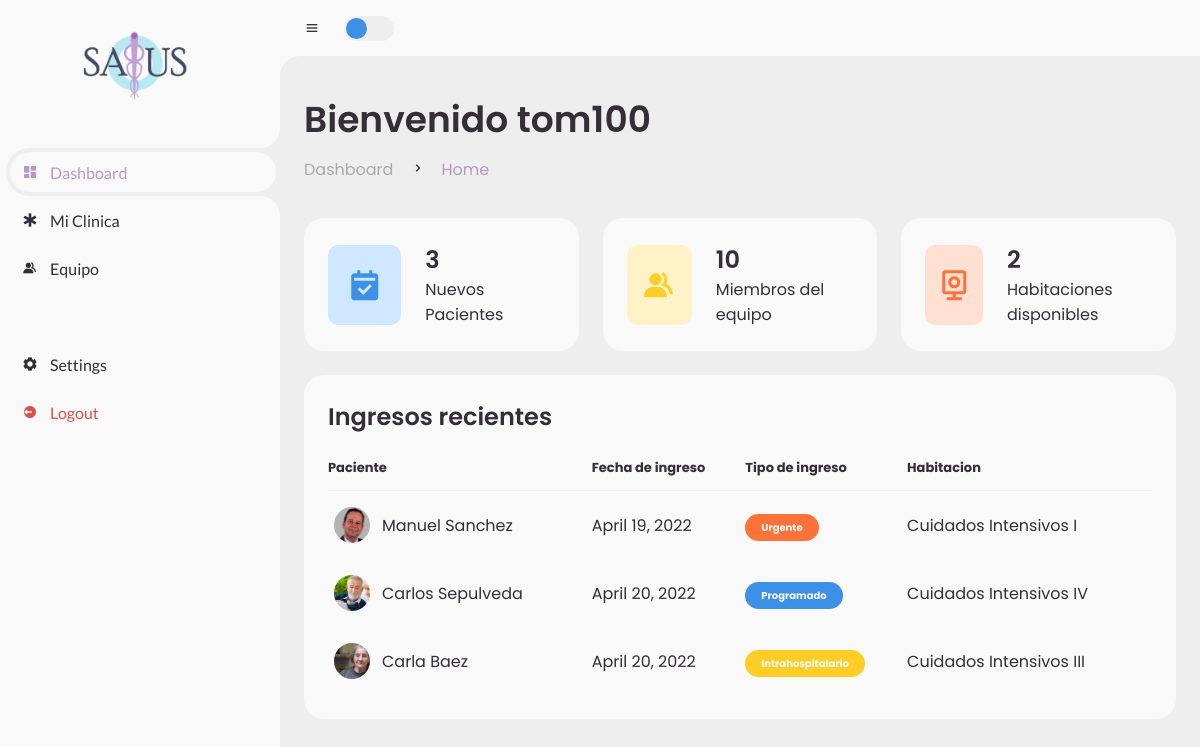
The app's page /salusApp/dashboard/ (signed in) with its own data.
### salusApp/models.py (models this page shows, shortened)
class User(AbstractBaseUser):
    email = models.EmailField(verbose_name="Email address", max_length=300, unique=True, default=None)
    username = models.CharField(max_length=20, unique=True)
    password = models.CharField(max_length=20)
    is_staff = models.BooleanField(default=True)
    is_active = models.BooleanField(default=False)
    is_super = models.BooleanField(default=False)
    USERNAME_FIELD = 'username'
    REQUIRED_FIELDS = ['email']
    objects = UserManager()
    @property
    def is_staff(self):
        "Is the user a member of staff?"
        return self.is_staff

class Patient(models.Model):
    person = models.ForeignKey(Person, on_delete=models.CASCADE)
    nurse = models.ForeignKey(Person, on_delete=models.DO_NOTHING, related_name="nurse")
    doctor = models.ForeignKey(Person, on_delete=models.DO_NOTHING, related_name="doctor")
    room = models.ForeignKey(Room, on_delete=models.DO_NOTHING)
    first_nameReference = models.CharField("Reference Person's first name", max_length=15)
    last_nameReference = models.CharField("Reference Person's last name", max_length=15)
    KinshipChoices = [
        ('H', "Esposo"), #H -> Husband
        ('A', "Amigo"),
        ('F', "Familiar")
    ]
    kinshipReference = models.CharField("Reference Person's kinshipness", choices=KinshipChoices, max_length=1)
    phone_reference = models.CharField("Reference person's phone number", max_length=15)
    bmi = models.FloatField("Person's BMI") #IMC
    weight_in_pounds = models.FloatField("Perons's Weight")
    height_in_meters = models.FloatField("Perons's Height")
    bloodTypes = [
        ('O+', 'O Positivo'),
        ('O-', 'O Negativo'),
        ('A+', 'A Positivo'),
        ('A-', 'A Negativo'),
        ('B+', 'B Positivo'),
        ('B-', 'B Negativo'),
        ('AB+','AB Positivo'),
        ('AB-','AB Negativo')
    ]
    bloodType = models.CharField(choices=bloodTypes, max_length=3)
    ars = models.CharField("Person's ARS type", max_length=15)
    join_date = models.DateField("Person's joining date")
    illness = models.CharField("Persons's illness", max_length=50)
    hospitalizationChoices = [
        ('U', "Urgente"),
        ('P', "Programado"),
        ('I', "Intrahospitalario")
    ]
    hospitalization = models.CharField("Patient's type of hospitalization", max_length=1, choices=hospitalizationChoices)

class Person(models.Model):
    first_name = models.CharField("Person's first name", max_length=30)
    last_name = models.CharField("Person's last name",max_length=30)
    photo = models.ImageField(blank=True, null=False, upload_to='salusApp/static/media/')
    age = models.IntegerField("Person's age")
    address = models.CharField("Person's address", max_length=100)
    sexoChoices = [
        ('M', "Masculino"),
        ('F', "Femenino")
    ]
    sex = models.CharField("Person's sex", choices=sexoChoices, max_length=1)
    phone = models.CharField("Person's phone", max_length=15)
    idNumber = models.CharField("Person's id", max_length=10) #Cedula
    isDoctor = models.BooleanField("Is this Person a doctor?")
    isNurse = models.BooleanField("Is this Person a nurse?")

class Room(models.Model):
    roomName = models.CharField(max_length=30)
    isAvailable = models.BooleanField(default=True)

### salusApp/views.py (the view)
# urls.py: path('dashboard/', views.dashboard, name='dashboard'),
@login_required()
def dashboard(request):
    contador_pacientes = len(Patient.objects.all()) if Patient.objects.all() else 0
    contador_miembros_equipo = len(Person.objects.filter(isNurse=True)) + len(Person.objects.filter(isDoctor=True))
    contador_habitaciones = len(Room.objects.all()) - len(Patient.objects.all())
    pacientes = Patient.objects.all()
    context = {
        "name":request.user,
        "contador_pacientes":contador_pacientes,
        "contador_miembros_equipo":contador_miembros_equipo,
        "contador_habitaciones":0,
        "pacientes":pacientes,
        "contador_habitaciones":contador_habitaciones,
        }
    return render(request, 'salusApp/dashboard-Home.html', context=context)

### salusApp/templates/salusApp/dashboard-Home.html
{% extends 'salusApp/dashboard_base.html' %}
{% load static %}
{% block content %}
        <main>
            <div class="head-title">
                <div class="left">
                    <h1>Bienvenido {{ name }}</h1>
                    <ul class="breadcrumb">
                        <li>
                            <a href="#">Dashboard</a>
                        </li>
                        <li><i class='bx bx-chevron-right'></i></li>
                        <li>
                            <a class="active" href="{% url 'dashboard' %}">Home</a>
                        </li>
                    </ul>
                </div>
            </div>
            <ul class="box-info">
                <li>
                    <i class='bx bxs-calendar-check'></i>
                    <span class="text">
						<h3>{{contador_pacientes}}</h3>
						<p>Nuevos Pacientes</p>
					</span>
                </li>
                <li>
                    <i class='bx bxs-group'></i>
                    <span class="text">
						<h3>{{contador_miembros_equipo}}</h3>
						<p>Miembros del equipo</p>
					</span>
                </li>
                <li>
                    <i class='bx bx-camera-home'></i>
                    <span class="text">
						<h3>{{contador_habitaciones}}</h3>
						<p>Habitaciones disponibles</p>
					</span>
                </li>
            </ul>
            <div class="table-data">
                <div class="order">
                    <div class="head">
                        <h3>Ingresos recientes</h3>
                    </div>
                    <table>
                        <thead>
                            <tr>
                                <th>Paciente</th>
                                <th>Fecha de ingreso</th>
                                <th>Tipo de ingreso</th>
                                <th>Habitacion</th>
                            </tr>
                        </thead>
                        <tbody>
                            {% for paciente in pacientes %}
                            <tr>
                                <td>
                                    <img src="{% static paciente.person.photo.url %}">
                                    <p>{{paciente.person.first_name}} {{paciente.person.last_name}}</p>
                                </td>
                                <td>{{paciente.join_date}}</td>
                                {% if paciente.hospitalization == 'U' %}
                                <td><span class="status pending">Urgente</span></td>
                                {% elif paciente.hospitalization == 'P' %}
                                <td><span class="status completed">Programado</span></td>
                                {% elif paciente.hospitalization == 'I' %}
                                <td><span class="status process">Intrahospitalario</span></td>
                                {% endif %}
                                <td>{{paciente.room.roomName}}</td>
                            </tr>
                            {% endfor %}
                        </tbody>
                    </table>
                </div>
            </div>
        </main>
    </section>
{% endblock content %}

### salusApp/static/salusApp/css/dashboard.css (style rules this page uses)
* { margin: 0; padding: 0; box-sizing: border-box; }
a { text-decoration: none; }
li { list-style: none; }
:root { --poppins: 'Poppins', sans-serif; --lato: 'Lato', sans-serif; --light: #F9F9F9; --blue: #3C91E6; --light-blue: #CFE8FF; --grey: #eee; --dark-grey: #AAAAAA; --dark: #342E37; --red: #DB504A; --yellow: #FFCE26; --light-yellow: #FFF2C6; --orange: #FD7238; --light-orange: #FFE0D3; }
html { overflow-x: hidden; }
body { background: var(--grey); overflow-x: hidden; }
#content main { width: 100%; padding: 36px 24px; font-family: var(--poppins); max-height: calc(100vh - 56px); overflow-y: auto; }
#content main .head-title { display: flex; align-items: center; justify-content: space-between; grid-gap: 16px; flex-wrap: wrap; }
#content main .head-title .left h1 { font-size: 36px; font-weight: 600; margin-bottom: 10px; color: var(--dark); }
#content main .head-title .left .breadcrumb { display: flex; align-items: center; grid-gap: 16px; }
#content main .head-title .left .breadcrumb li { color: var(--dark); }
#content main .head-title .left .breadcrumb li a { color: var(--dark-grey); pointer-events: none; }
#content main .head-title .left .breadcrumb li a.active { color: #B898C6 !important; pointer-events: unset; }
#content main .box-info { display: grid; grid-template-columns: repeat(auto-fit, minmax(240px, 1fr)); grid-gap: 24px; margin-top: 36px; }
#content main .box-info li { padding: 24px; background: var(--light); border-radius: 20px; display: flex; align-items: center; grid-gap: 24px; }
#content main .box-info li .bx { width: 80px; height: 80px; border-radius: 10px; font-size: 36px; display: flex; justify-content: center; align-items: center; }
#content main .box-info li:nth-child(1) .bx { background: var(--light-blue); color: var(--blue); }
#content main .box-info li:nth-child(2) .bx { background: var(--light-yellow); color: var(--yellow); }
#content main .box-info li:nth-child(3) .bx { background: var(--light-orange); color: var(--orange); }
#content main .box-info li .text h3 { font-size: 24px; font-weight: 600; color: var(--dark); }
#content main .box-info li .text p { color: var(--dark); }
#content main .table-data { display: flex; flex-wrap: wrap; grid-gap: 24px; margin-top: 24px; width: 100%; color: var(--dark); }
#content main .table-data>div { border-radius: 20px; background: var(--light); padding: 24px; overflow-x: auto; }
#content main .table-data .head { display: flex; align-items: center; grid-gap: 16px; margin-bottom: 24px; }
#content main .table-data .head h3 { margin-right: auto; font-size: 24px; font-weight: 600; }
#content main .table-data .order { flex-grow: 1; flex-basis: 500px; }
#content main .table-data .order table { width: 100%; border-collapse: collapse; }
#content main .table-data .order table th { padding-bottom: 12px; font-size: 13px; text-align: left; border-bottom: 1px solid var(--grey); }
#content main .table-data .order table td { padding: 16px 0; }
#content main .table-data .order table tr td:first-child { display: flex; align-items: center; grid-gap: 12px; padding-left: 6px; }
#content main .table-data .order table td img { width: 36px; height: 36px; border-radius: 50%; object-fit: cover; }
#content main .table-data .order table tr td .status { font-size: 10px; padding: 6px 16px; color: var(--light); border-radius: 20px; font-weight: 700; }
#content main .table-data .order table tr td .status.completed { background: var(--blue); }
#content main .table-data .order table tr td .status.process { background: var(--yellow); }
#content main .table-data .order table tr td .status.pending { background: var(--orange); }

### records on screen
User: username "tom100"
Patient: person.photo (picture), person.first_name "Manuel", person.last_name "Sanchez", join_date "April 19, 2022", hospitalization "Urgente", room.roomName "Cuidados Intensivos I"
Patient: person.photo (picture), person.first_name "Carlos", person.last_name "Sepulveda", join_date "April 20, 2022", hospitalization "Programado", room.roomName "Cuidados Intensivos IV"
Patient: person.photo (picture), person.first_name "Carla", person.last_name "Baez", join_date "April 20, 2022", hospitalization "Intrahospitalario", room.roomName "Cuidados Intensivos III"

### other values on screen
{{ contador_pacientes }} "3"
{{ contador_miembros_equipo }} "10"
{{ contador_habitaciones }} "2"
